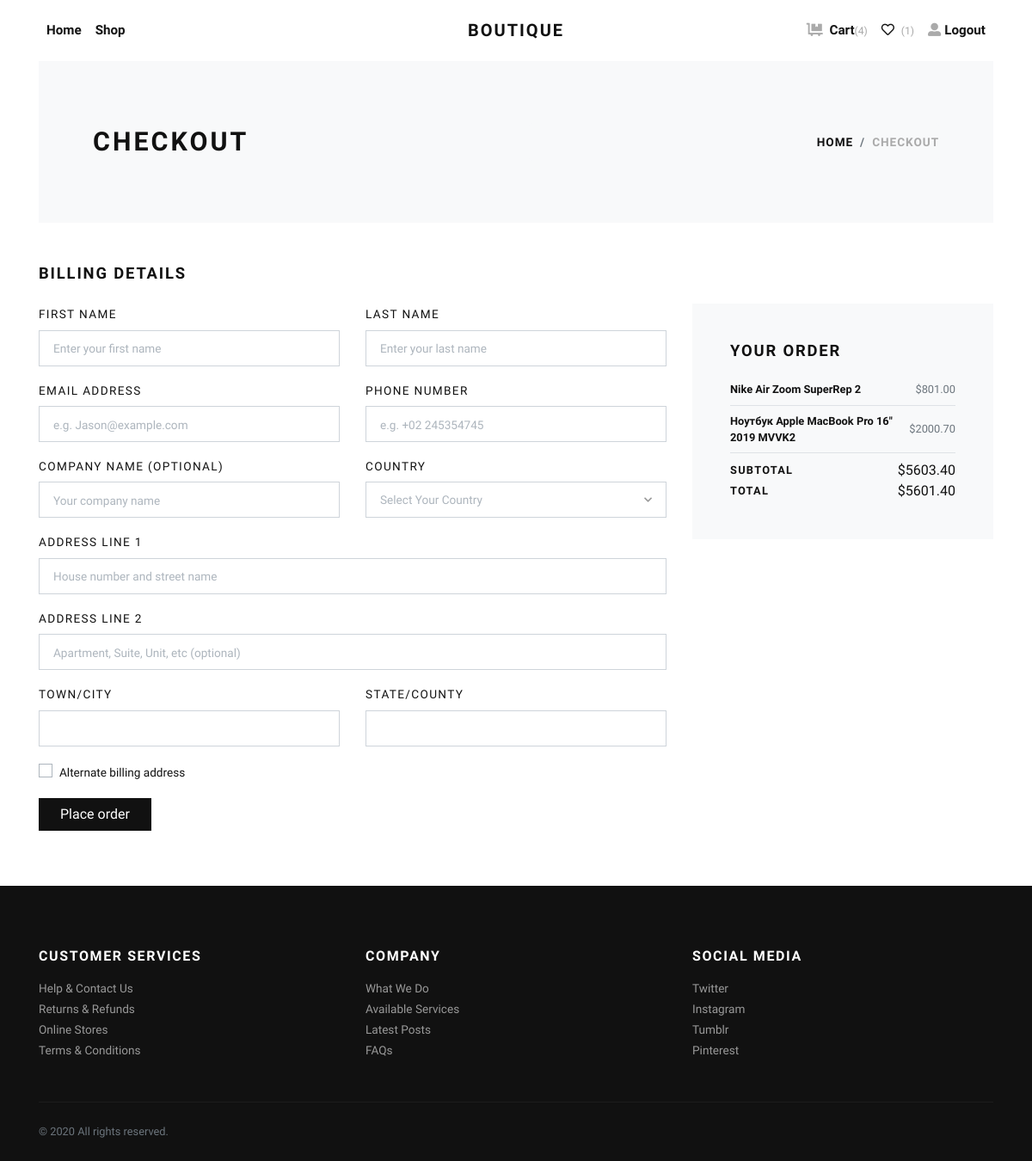
Screenshot of /checkout/ (signed in) with the database file from the repository.
### products/models.py (models this page shows, shortened)
class Customer(models.Model):
    user = models.OneToOneField(
        User, on_delete=models.CASCADE, null=True, blank=True)
    full_name = models.CharField(max_length=200, null=True)
    email = models.CharField(max_length=200, null=True)

class Order(models.Model):
    customer = models.ForeignKey(
        Customer, on_delete=models.CASCADE)
    coupon = models.ForeignKey(
        Coupon, on_delete=models.SET_NULL, blank=True, null=True)
    complete = models.BooleanField(default=False)
    @property
    def get_cart_total(self):
        order_items = self.orderitem_set.all()
        total = sum([item.get_total for item in order_items])
        return total
    @property
    def get_cart_items(self):
        order_items = self.orderitem_set.all()
        total = sum([item.quantity for item in order_items])
        return total
    @property
    def get_coupon(self):
        if self.coupon:
            return True
        return False

class OrderItem(models.Model):
    product = models.ForeignKey(
        Product, on_delete=models.CASCADE)
    order = models.ForeignKey(
        Order, on_delete=models.SET_NULL, blank=True, null=True)
    quantity = models.IntegerField(default=0, null=True, blank=True)
    date_added = models.DateTimeField(auto_now_add=True)
    @property
    def get_total(self):
        total = self.product.price * self.quantity
        return total

class Product(models.Model):
    PRODUCT_STATUS = (
        (None, 'NONE'),
        ('danger', 'SOLD'),
        ('primary', 'SALE'),
        ('info', 'NEW'),
    )
    name = models.CharField(max_length=200)
    price = models.FloatField()
    image = models.ImageField(upload_to='products')
    about = models.TextField()
    sku = models.IntegerField(default=0)
    brand = models.ForeignKey(Brand, on_delete=models.CASCADE)
    category = models.ForeignKey(Category, on_delete=models.CASCADE)
    type = models.ManyToManyField(Type)
    description = RichTextField()
    status = models.CharField(
        choices=PRODUCT_STATUS,
        default=None, max_length=10,
        null=True, blank=True
    )
    stars = models.IntegerField(
        validators=[
            MinValueValidator(0),
            MaxValueValidator(5)]
    )
    completed = models.BooleanField(default=False)

class Coupon(models.Model):
    code = models.CharField(max_length=20)
    discount = models.IntegerField()

### products/views.py (the view)
# urls.py: path('checkout/', views.CheckoutView.as_view(), name="checkout"),
class CheckoutView(TemplateView, GetItemsProduct):
    template_name = 'products/checkout.html'
    @method_decorator(login_required(login_url='/users/login'))
    def dispatch(self, *args, **kwargs):
        return super().dispatch(*args, **kwargs)

### products/views.py (called while the page is built)
    def get_order(self):
        customer = self.request.user.customer
        order, created = Order.objects.get_or_create(
            customer=customer, complete=False)
        return order

    def get_item(self):
        return self.get_order().orderitem_set.all()

    def get_cart_item(self):
        return self.get_order().get_cart_items

    def get_coupon(self):
        if self.get_order().get_coupon:
            return self.get_order().get_cart_total - self.get_order().coupon.discount
        else:
            return self.get_order().get_cart_total

    def get_wishlist(self):
        return self.get_order().wishlist_set.all()

### products/templates/products/checkout.html (shortened to what this page needs)
{% extends 'base.html' %}
{% block content %}
    <div class="page-holder">
        {% include 'include/navbar.html' %}
        <div class="container">
            <section class="py-5 bg-light">
                <div class="container">
                    <div class="row px-4 px-lg-5 py-lg-4 align-items-center">
                        <div class="col-lg-6">
                            <h1 class="h2 text-uppercase mb-0">Checkout</h1>
                        </div>
                        <div class="col-lg-6 text-lg-right">
                            <nav aria-label="breadcrumb">
                                <ol class="breadcrumb justify-content-lg-end mb-0 px-0">
                                    <li class="breadcrumb-item"><a href="{% url 'products:home' %}">Home</a></li>
                                    <li class="breadcrumb-item active" aria-current="page">Checkout</li>
                                </ol>
                            </nav>
                        </div>
                    </div>
                </div>
            </section>
            <section class="py-5">
                <h2 class="h5 text-uppercase mb-4">Billing details</h2>
                <div class="row">
                    <div class="col-lg-8">
                        <form action="" method="post">
                            <div class="row">
                                <div class="col-lg-6 form-group">
                                    <label class="text-small text-uppercase" for="firstName">First name</label>
                                    <input class="form-control form-control-lg" id="firstName" type="text"
                                           placeholder="Enter your first name">
                                </div>
                                <div class="col-lg-6 form-group">
                                    <label class="text-small text-uppercase" for="lastName">Last name</label>
                                    <input class="form-control form-control-lg" id="lastName" type="text"
                                           placeholder="Enter your last name">
                                </div>
                                <div class="col-lg-6 form-group">
                                    <label class="text-small text-uppercase" for="email">Email address</label>
                                    <input class="form-control form-control-lg" id="email" type="email"
                                           placeholder="e.g. Jason@example.com">
                                </div>
                                <div class="col-lg-6 form-group">
                                    <label class="text-small text-uppercase" for="phone">Phone number</label>
                                    <input class="form-control form-control-lg" id="phone" type="tel"
                                           placeholder="e.g. +02 245354745">
                                </div>
                                <div class="col-lg-6 form-group">
                                    <label class="text-small text-uppercase" for="company">Company name
                                        (optional)</label>
                                    <input class="form-control form-control-lg" id="company" type="text"
                                           placeholder="Your company name">
                                </div>
                                <div class="col-lg-6 form-group">
                                    <label class="text-small text-uppercase" for="country">Country</label>
                                </div>
                                <div class="col-lg-12 form-group">
                                    <label class="text-small text-uppercase" for="address">Address line 1</label>
                                    <input class="form-control form-control-lg" id="address" type="text"
                                           placeholder="House number and street name">
                                </div>
                                <div class="col-lg-12 form-group">
                                    <label class="text-small text-uppercase" for="address">Address line 2</label>
                                    <input class="form-control form-control-lg" id="addressalt" type="text"
                                           placeholder="Apartment, Suite, Unit, etc (optional)">
                                </div>
                                <div class="col-lg-6 form-group">
                                    <label class="text-small text-uppercase" for="city">Town/City</label>
                                    <input class="form-control form-control-lg" id="city" type="text">
                                </div>
                                <div class="col-lg-6 form-group">
                                    <label class="text-small text-uppercase" for="state">State/County</label>
                                    <input class="form-control form-control-lg" id="state" type="text">
                                </div>
                                <div class="col-lg-6 form-group">
                                    <div class="custom-control custom-checkbox">
                                        <label class="custom-control-label text-small"
                                               for="alternateAddressCheckbox">Alternate
                                            billing
                                            address</label>
                                    </div>
                                </div>
                                <div class="col-lg-12 form-group">
                                    <button class="btn btn-dark" type="submit">Place order</button>
                                </div>
                            </div>
                        </form>
                    </div>
                    <div class="col-lg-4">
                        <div class="card border-0 rounded-0 p-lg-4 bg-light">
                            <div class="card-body">
                                <h5 class="text-uppercase mb-4">Your order</h5>
                                <ul class="list-unstyled mb-0">
                                    {% for item in view.get_item %}
                                        <li class="d-flex align-items-center justify-content-between">
                                            <strong class="small font-weight-bold">
                                                {{ item.product.name }}
                                            </strong>
                                            <span class="text-muted small">${{ item.product.price|floatformat:2 }}</span>
                                        </li>
                                        <li class="border-bottom my-2"></li>
                                    {% endfor %}
                                    <li class="d-flex align-items-center justify-content-between"><strong
                                            class="text-uppercase small font-weight-bold">Subtotal</strong><span>${{ view.get_order.get_cart_total|floatformat:2 }}</span>
                                    </li>
                                    <li class="d-flex align-items-center justify-content-between"><strong
                                            class="text-uppercase small font-weight-bold">Total</strong><span>${{ view.get_coupon|floatformat:2 }}</span>
                                    </li>
                                </ul>
                            </div>
                        </div>
                    </div>
                </div>
            </section>
        </div>
        {% include 'include/footer.html' %}
    </div>
{% endblock %}

### products/templates/include/navbar.html (shortened to what this page needs)
<header class="header bg-white">
    <div class="container px-0 px-lg-3">
        <nav class="navbar navbar-expand-lg navbar-light py-3 px-lg-0"><a class="navbar-brand"
                href="{% url 'products:home' %}"><span
                    class="font-weight-bold text-uppercase text-dark">Boutique</span></a>
            <div class="collapse navbar-collapse" id="navbarSupportedContent">
                <ul class="navbar-nav mr-auto">
                    <li class="nav-item">
                        <a class="nav-link {% if active == 'home' %}active{% endif %}"
                            href="{% url 'products:home' %}">Home</a>
                    </li>
                    <li class="nav-item">
                        <a class="nav-link {% if active == 'shop' %}active{% endif %}"
                            href="{% url 'products:shop' %}">Shop</a>
                    </li>
                </ul>
                <ul class="navbar-nav ml-auto">
                    {% if request.user.is_authenticated %}
                    <li class="nav-item">
                        <a class="nav-link {% if active == 'cart' %}active{% endif %}" href="{% url 'products:cart' %}">
                            <i class="fas fa-dolly-flatbed mr-1 text-gray"></i>
                            Cart<small class="text-gray">({{ view.get_cart_item }})</small>
                        </a>
                    </li>
                    <li class="nav-item">
                        <a class="nav-link {% if active == 'wishlist' %}active{% endif %}" href="{% url 'products:wishlist' %}">
                            <i class="far fa-heart mr-1"></i>
                            <small class="text-gray">({{ view.get_wishlist.count }})</small>
                        </a>
                    </li>
                    <li class="nav-item">
                        <a class="nav-link" href="{% url 'users:logout' %}"> <i
                                class="fas fa-user-alt mr-1 text-gray"></i>Logout
                        </a>
                    </li>
                    {% endif %}
                </ul>
            </div>
        </nav>
    </div>
</header>

### static/css/style.default.css (style rules this page uses)
.text-small { font-size: 0.85rem !important; }
.text-gray { color: #aaa !important; }
strong { font-weight: 700; }
.navbar { position: relative; }
@media (min-width: 992px) { .navbar-brand { position: absolute; top: 50%; left: 50%; -webkit-transform: translate(-50%, -50%); transform: translate(-50%, -50%); } }
.text-uppercase { text-transform: uppercase; letter-spacing: 0.1em; }
.navbar { padding: 0.5rem 1rem; }
.navbar-brand { display: inline-block; padding-top: 0.3125rem; padding-bottom: 0.3125rem; margin-right: 1rem; font-size: 1.25rem; }
.navbar-light .navbar-brand { color: #dcb14a; }
.navbar-light .navbar-nav .nav-link { color: rgba(17, 17, 17, 0.99); font-weight: 800; font-size: 0.95rem; transition: all 0.3s; }
.btn { font-weight: 400; border: 1px solid transparent; font-family: inherit; padding: 0.375rem 1.5rem; font-size: 1rem; line-height: 1.5; border-radius: 0; transition: color 0.15s ease-in-out, background-color 0.15s ease-in-out, border-color 0.15s ease-in-out, box-shadow 0.15s ease-in-out; }
.btn-dark { color: #fff; background-color: #111111; border-color: #111111; }
body { font-family: "Libre Franklin", sans-serif; font-size: 1rem; font-weight: 400; line-height: 1.5; color: #111111; background-color: #fff; }
a { color: #dcb14a; text-decoration: none; }
h1, h2, h3, h4, h5, h6, .h1, .h2, .h3, .h4, .h5, .h6 { margin-bottom: 0.5rem; font-family: inherit; font-weight: 900; line-height: 1.2; color: inherit; }
h1, .h1 { font-size: 2.2rem; }
h2, .h2 { font-size: 1.9rem; }
h5, .h5 { font-size: 1.15rem; }
small, .small { font-size: 80%; font-weight: 400; }
.bg-light { background-color: #f8f9fa !important; }
.text-dark { color: #111111 !important; }
.form-control { padding: 0.375rem 0.75rem; font-size: 1rem; line-height: 1.5; color: #495057; background-color: #fff; border: 1px solid #ced4da; border-radius: 0; transition: border-color 0.15s ease-in-out, box-shadow 0.15s ease-in-out; }
.form-control::placeholder { color: #adb5bd; font-size: 0.85rem; font-weight: 400; }
.form-control-lg { padding: 0.5rem 1rem; font-size: 1rem; line-height: 1.5; border-radius: 0; }
.custom-checkbox .custom-control-label::before { border-radius: 0; }
.custom-control-label { font-weight: 400; line-height: 2.1em; cursor: pointer; }
.nav-link { padding: 0.5rem 1rem; }
.card { background-color: #fff; border: 1px solid rgba(17, 17, 17, 0.125); border-radius: 0; }
.card-body { padding: 1.25rem; }
.breadcrumb { background: #f8f9fa; }
.breadcrumb-item { font-size: 0.85rem; text-transform: uppercase; letter-spacing: 0.07em; font-weight: 900; color: #111111; }
.breadcrumb-item a { color: inherit; transition: all 0.3s; }
.breadcrumb-item.active { color: #aaa; }

### rows the page displays
OrderItem: product.name "Nike Air Zoom SuperRep 2", product.price "801.00"
OrderItem: product.name "Ноутбук Apple MacBook Pro 16\" 2019 MVVK2", product.price "2000.70"

### other values shown
{{ view.get_cart_item }} "4"
{{ view.get_wishlist.count }} "1"
{{ view.get_order.get_cart_total|floatformat:2 }} "5603.40"
{{ view.get_coupon|floatformat:2 }} "5601.40"
